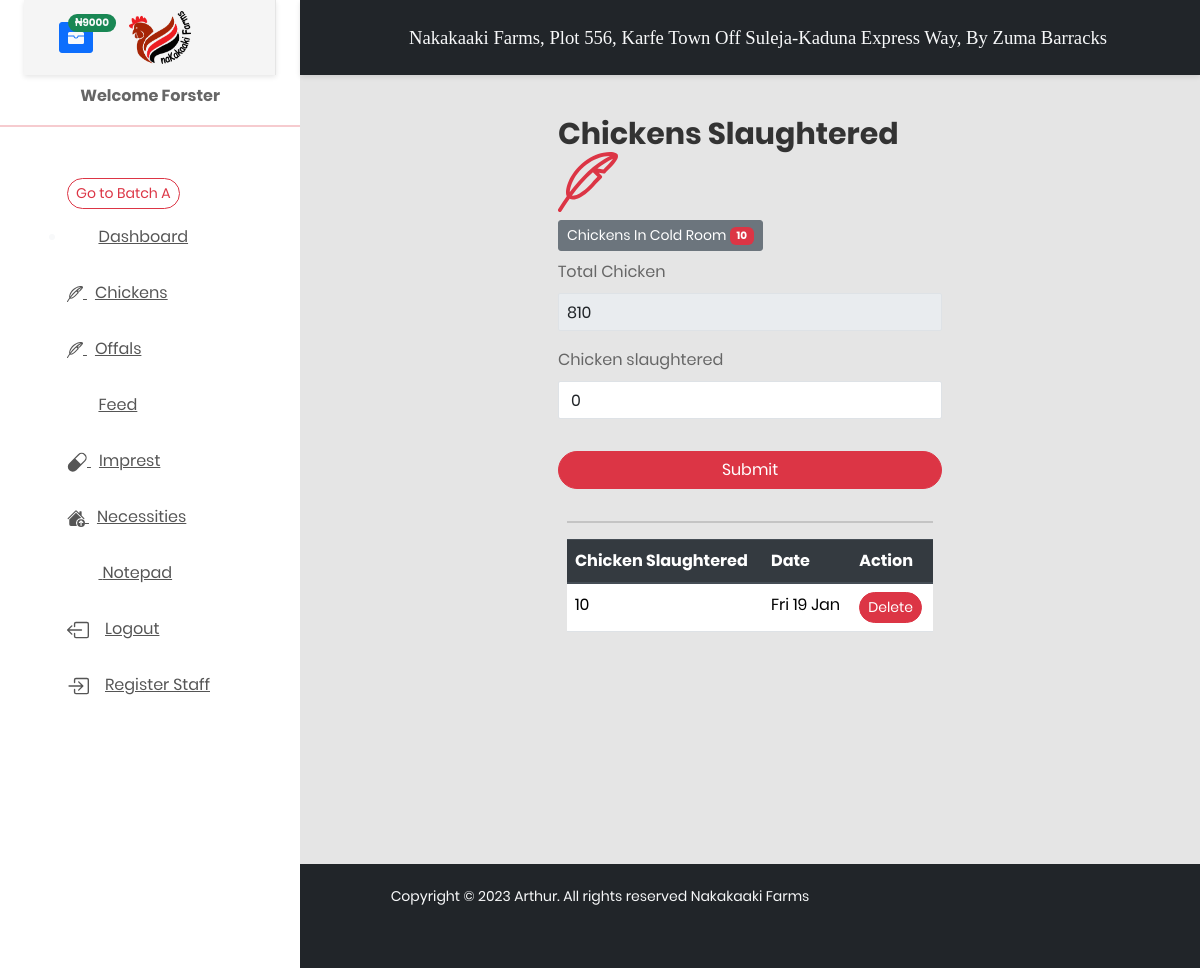
The page /chickens_slaughtered_b/ (signed in) on the database as committed earlier.
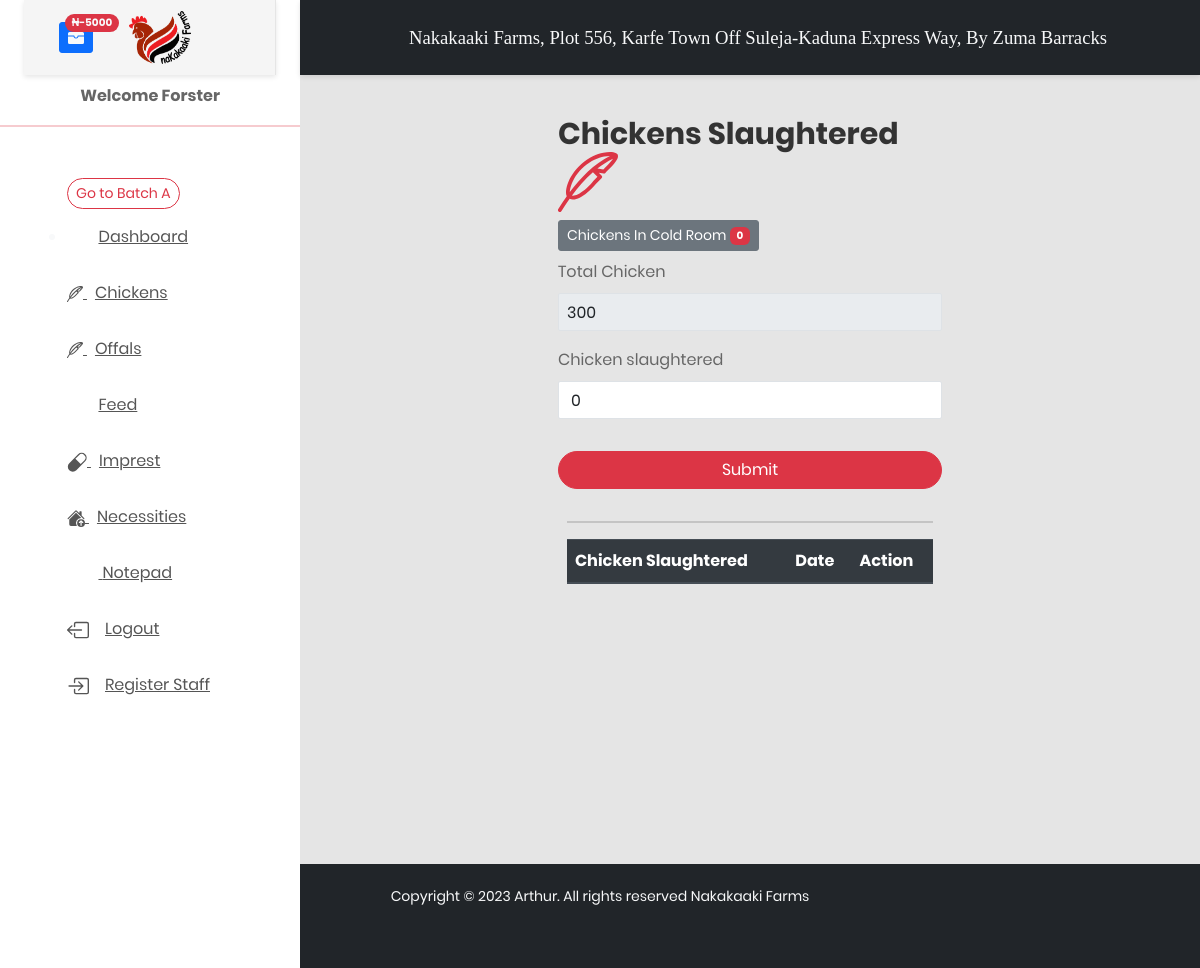
The same page on the database as committed later.
### poultry_b/models.py (models this page shows)
class ChickenFigures_b(models.Model):
    user = models.ForeignKey(User, on_delete=models.DO_NOTHING, null=True, blank=True)
    customer_rank = models.CharField(max_length=100, null=True, blank=True,)
    customer = models.CharField(max_length=100, null=True, blank=True,)
    chicken_in = models.IntegerField(default=0, null=True, blank=True)
    chicken_out = models.IntegerField(default=0, null=True, blank=True)
    chicken_mortality = models.IntegerField(default=0, null=True, blank=True)
    chicken_slaughtered = models.IntegerField(default=0, null=True, blank=True)
    chicken_out_kilogram = models.DecimalField(default=0.0, decimal_places=2, max_digits=6, null=True, blank=True)
    chicken_out_unit_price = models.IntegerField(default=0, null=True, blank=True)
    chicken_out_total_cost = models.IntegerField(default=0, null=True, blank=True)
    total_chicken = models.IntegerField(null=True, blank=True, default=0)
    date = models.DateTimeField(auto_now_add=True)

### poultry_b/views.py (the view)
# urls.py: path('chickens_slaughtered_b/', new_views.chickens_slaughtered_b, name='chickens_slaughtered_b'),
def chickens_slaughtered_b(request):
    if not request.user.is_authenticated:
        messages.error(request, ' Please Login to Continue')
        return redirect('login')
    overview = ChickenFigures_b.objects.all().order_by('-date')
    imprest = Imprest_b.objects.values_list('total_imprest', flat=True).last()
    total_chicken_num = ChickenFigures_b.objects.values_list('total_chicken', flat=True).last()
    print(total_chicken_num)
    chicken = ChickenFigures_b.objects.aggregate(sum=Sum('chicken_slaughtered'))
    calculate = chicken['sum']
    print(calculate)
    if request.method == 'POST':
        form = ChickenSlaughteredForm(request.POST)
        if form.is_valid():
            instance = form.save(commit=False)
            if instance.chicken_slaughtered is not None:
                total_chicken_num -= instance.chicken_slaughtered
                tot = ChickenFigures_b(total_chicken=total_chicken_num, chicken_slaughtered=instance.chicken_slaughtered)
                tot.save()
                if instance.chicken_slaughtered == 1:
                    messages.error(request, f'{instance.chicken_slaughtered} Chicken has been slaughtered.')
                    return redirect('.')
                elif instance.chicken_slaughtered >= 1:
                    messages.error(request, f'{instance.chicken_slaughtered} Chickens have been slaughtered.')
                    return redirect('.')
    else:
        form = ChickenSlaughteredForm()
    context = {
        'form': form,
        'overview': overview,
        'total_chicken_num': total_chicken_num,
        'imprest': imprest,
        'calculate': calculate
    }
    return render(request, 'poultry_b/chickens_slaughtered_b.html', context)

### poultry_b/forms.py
class ChickenSlaughteredForm(forms.ModelForm):
    class Meta:
        model = ChickenFigures_b
        fields = ('chicken_slaughtered',)

### poultry_b/templates/poultry_b/chickens_slaughtered_b.html (shortened to what this page needs)
{%extends 'poultry_b/base_b.html'%}
{%load crispy_forms_tags%}
{%block content%}
 <div class="container-fluid">
                        <div class="row">
                            <div class="col-6 offset-3">
                                {%if total_chicken_num == 0 or total_chicken_num < 0%}
                                <div class="alert alert-danger">There are no Chickens Available</div>
                                {%else%}
                                <h2>Chickens Slaughtered
                                </h2>
                                 <button type="button" class="btn btn-secondary btn-sm my-2">
                                  Chickens In Cold Room <span class="badge bg-danger">{{calculate}}</span>
                                </button>
                                <form method="post">
                                    <label>Total Chicken</label>
                                <div class="form-group">
                                    <input
                                     value="{{total_chicken_num}}"
                                    type="number"
                                    class="form-control p-2 mb-3"
                                    name="chicks"
                                    readonly
                                    />
                            </div>
                                     {{form|crispy}}
                                    <div class="d-grid">
                                    <button type="submit" class="btn btn-danger btn-block rounded-pill my-3">Submit</button>
                                        </div>
                                </form>
                            </div>
                                </div>
<div class="col-md-6 offset-3">
   <table class="table">
  <thead class="thead-dark">
    <tr>
      <th scope="col">Chicken Slaughtered</th>
        <th scope="col">Date</th>
        <th scope="col">Action</th>
    </tr>
  <hr>
  </thead>
  <tbody>
    <tr>
{%for rows in overview%}
        {%if rows.chicken_slaughtered == 0%}
       {{rows.is_hidden}}
        {%else%}
            <td>{{rows.chicken_slaughtered}}</td>
        {%endif%}
        {%if rows.chicken_slaughtered == 0%}
       {{rows.is_hidden}}
        {%else%}
            <td>{{rows.date|date:"D d M"}}</td>
        {%endif%}
         {%if rows.chicken_slaughtered == 0%}
       {{rows.is_hidden}}
        {%else%}
            <td><a href="{%url 'delete_chickens_slaughtered_b' rows.id%}" class="btn btn-sm btn-danger rounded-pill">Delete</a></td>
        {%endif%}
    </tr>
    {%endfor%}
  {%endif%}
  </tbody>
</table>
</div>
</div>
                            </div>
                                </div>
                            </div>
                        </div>
  </div>
                        </div>
{%endblock%}

### poultry_b/templates/poultry_b/base_b.html (shortened to what the changed rows need)
<!DOCTYPE html>
<html lang="en">
<head>
    <link href="https://cdn.jsdelivr.net/npm/bootstrap@5.1.3/dist/css/bootstrap.min.css" rel="stylesheet">
    <link rel="stylesheet" href="https://stackpath.bootstrapcdn.com/bootstrap/4.5.2/css/bootstrap.min.css">
    <link href="/static/css/font-face.css" rel="stylesheet" media="all">
    <link href="/static/vendor/font-awesome-4.7/css/font-awesome.min.css" rel="stylesheet" media="all">
    <link href="/static/vendor/font-awesome-5/css/fontawesome-all.min.css" rel="stylesheet" media="all">
    <link href="/static/vendor/mdi-font/css/material-design-iconic-font.min.css" rel="stylesheet" media="all">
    <link href="/static/vendor/bootstrap-4.1/bootstrap.min.css" rel="stylesheet" media="all">
    <link href="/static/vendor/animsition/animsition.min.css" rel="stylesheet" media="all">
    <link href="/static/vendor/bootstrap-progressbar/bootstrap-progressbar-3.3.4.min.css" rel="stylesheet" media="all">
    <link href="/static/vendor/wow/animate.css" rel="stylesheet" media="all">
    <link href="/static/vendor/css-hamburgers/hamburgers.min.css" rel="stylesheet" media="all">
    <link href="/static/vendor/slick/slick.css" rel="stylesheet" media="all">
    <link href="/static/vendor/select2/select2.min.css" rel="stylesheet" media="all">
    <link href="/static/vendor/perfect-scrollbar/perfect-scrollbar.css" rel="stylesheet" media="all">
    <link href="/static/css/theme.css" rel="stylesheet" media="all">
</head>
<body class="animsition">
    <div class="page-wrapper">
        <aside class="menu-sidebar d-none d-lg-block">
            <div class="logo mx-4">
                  {%if imprest < 5000%}
                                                        <button type="button" class="btn btn-primary btn-sm position-relative float-left">
                                                          <span class="position-absolute top-0 start-100 translate-middle badge rounded-pill bg-danger">
                                                            <p class="text-light" data-toggle="tooltip" data-placement="top" title="Imprest Balance"> ₦{{imprest}}</p>
                                                          </span>
                                                        </button>
                                                        {%else%}
                                                        <button type="button" class="btn btn-primary btn-sm position-relative float-left">
                                                          <span class="position-absolute top-0 start-100 translate-middle badge rounded-pill bg-success text-light">
                                                            <p class="text-light" data-toggle="tooltip" data-placement="top" title="Imprest Balance"> ₦{{imprest}}</p>
                                                          </span>
                                                        </button>
                                                        {%endif%}
            </div>
        </aside>
        <div class="page-container">
 <div class="main-content">
                <div class="section__content section__content--p30">
                    <div class="container-fluid">
                        <div class="row">
                            <div class="col-md-12">
                                <div class="overview-wrap">
        {%block content%}{%endblock%}
</div>
  </div>
</body>
</html>

Rows that differ between the two databases and show on the page:
removed ChickenFigures_b: chicken_slaughtered "10", date "Fri 19 Jan", shows "Delete"
Other text that changed with them:
{{ imprest }}: (not shown) → "-5000"
{{ calculate }}: "10" → "0"
form field chicks: "810" → "300"
{{ imprest }}: "9000" → (not shown)
